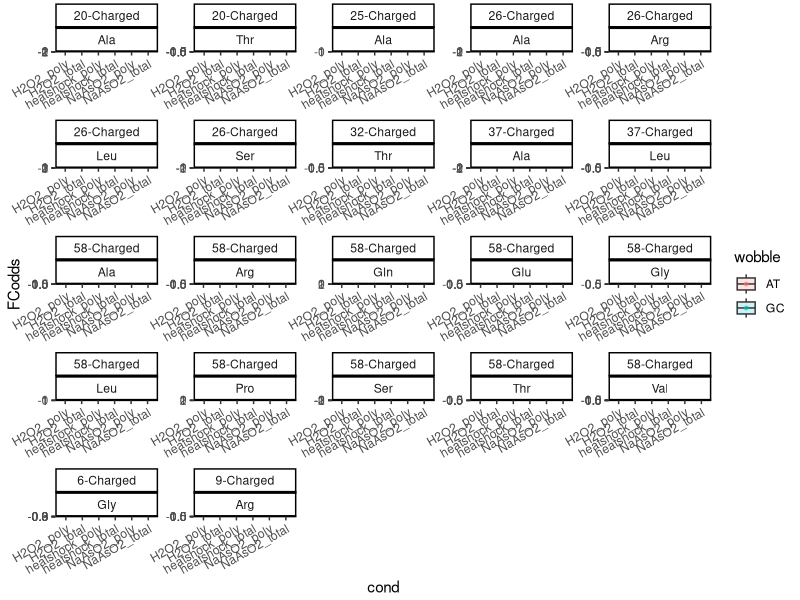
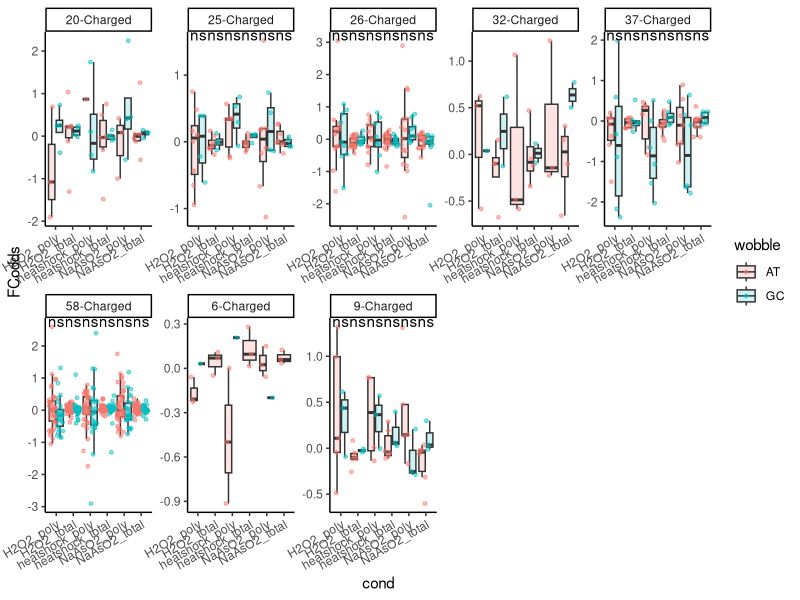
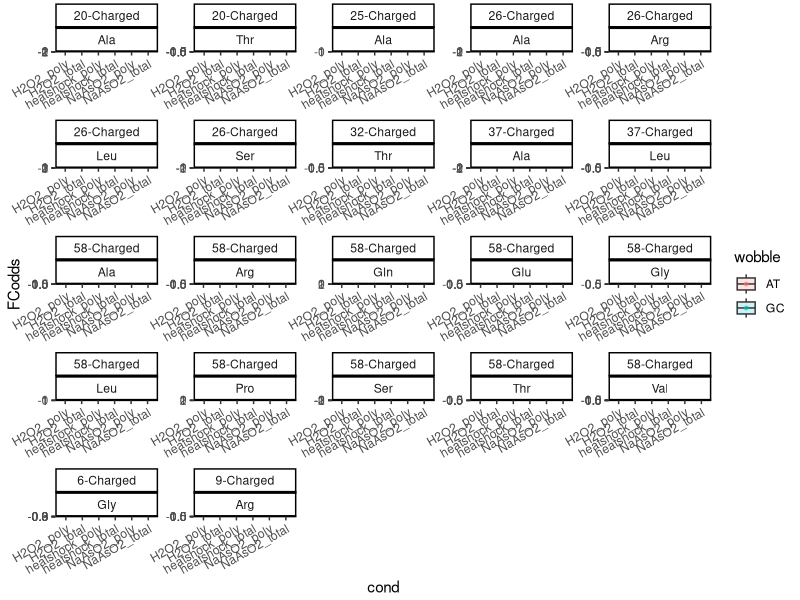
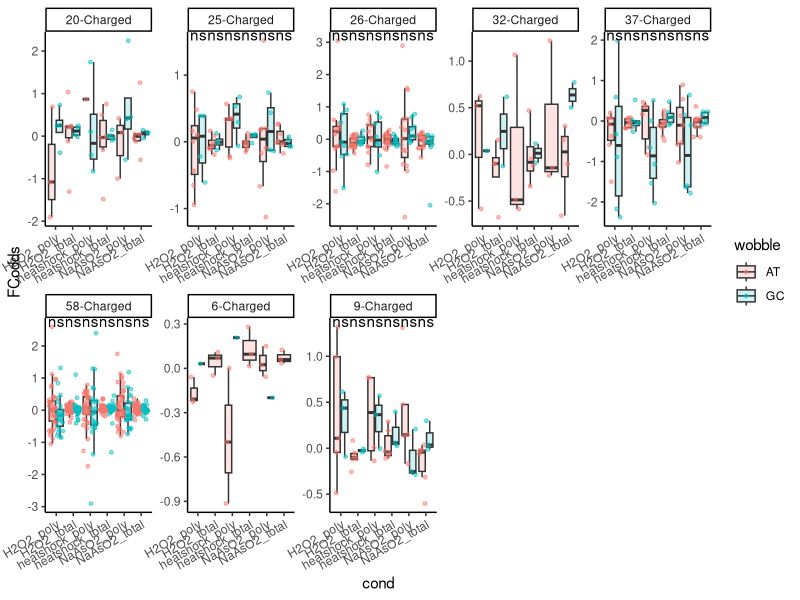

The R source for these figures, in order:
library(ggpubr)
library(ggplot2)

# Load data
raw_dataset = read.delim("data/Human_stress_polysome/interdependences_morethan2samples.tsv")

# Find unique pairs in control
uniqpairs = unique(raw_dataset[grepl("control_",raw_dataset$cond),c("reference","canon_var1","canon_var2","cond")])

# Reformat
dataset = c()
for (r in rownames(uniqpairs)){
  control = strsplit(uniqpairs[r,"cond"],"_")[[1]][2]
  tempdata = raw_dataset[raw_dataset$reference==uniqpairs[r,"reference"]&
                           raw_dataset$canon_var1==uniqpairs[r,"canon_var1"]&
                           raw_dataset$canon_var2==uniqpairs[r,"canon_var2"]&
                           grepl(control,raw_dataset$cond),]
  controldata = tempdata[grep("control_",tempdata$cond),]
  stressdata = tempdata[-grep("control_",tempdata$cond),]
  if (nrow(stressdata)>0){
    # Arrange data into new dataframe
    tomerge = data.frame(row.names = 1:nrow(stressdata))
    tomerge$reference = substr(uniqpairs[r,"reference"],14,100)
    tomerge$pair = paste0(uniqpairs[r,c("canon_var1","canon_var2")],collapse="-")
    splitted = strsplit(uniqpairs[r,"reference"],"-")[[1]]
    tomerge$wobble = if(substr(splitted[length(splitted)-1],1,1) %in% c("A","T")){"AT"}else{"GC"}
    tomerge$aa = splitted[length(splitted)-2]
    tomerge$cond = stressdata$cond
    # FC wrt control
    tomerge$FCodds = stressdata$avg_odds - controldata$avg_odds
    # Merge
    dataset = rbind(dataset,tomerge)
  }
}
# Remove mitochondrial
dataset = dataset[!grepl("mito",dataset$reference),]

# Focus on charging
chrgsubset = dataset[sapply(dataset$pair,function(x) strsplit(x,"-")[[1]][2])=="Charged",]

# Keep pairs with more than 3 conditions
filtered = c()
countpairs = table(apply(chrgsubset[,c("pair","aa")],1,function(x)paste0(x,collapse="_")))
for (p in names(countpairs[countpairs>=18])){
  splitted = strsplit(p,"_")[[1]]
  if (length(unique(chrgsubset[(chrgsubset$pair==splitted[1])&(chrgsubset$aa==splitted[2]),"wobble"]))>1){
    filtered = rbind(filtered,chrgsubset[(chrgsubset$pair==splitted[1])&(chrgsubset$aa==splitted[2]),]) 
  }
}


# Plot
ggplot(filtered, aes(x=cond, y=FCodds, fill=wobble)) + 
  facet_wrap( ~ pair*aa, ncol=5, scales = "free") +
  geom_boxplot(lwd=0.5, notch=F, outlier.shape = NA , na.rm=T,alpha=0.2, 
               position = position_dodge(width=0.9)) +
  geom_jitter(na.rm=T , alpha=0.5, size=1, aes(color = wobble),position=position_jitterdodge(dodge.width=0.9)) +
  stat_compare_means(method = "t.test", label = "p.signif") +
  theme_classic() +
  theme(axis.text.x = element_text(angle = 30, vjust = 1, hjust=1))
ggsave("plots/differences_stress_overall_wobble_AAfamilies.pdf",width=15,height=20)

ggplot(filtered, aes(x=cond, y=FCodds, fill=wobble)) + 
  facet_wrap( ~ pair, ncol=5, scales = "free") +
  geom_boxplot(lwd=0.5, notch=F, outlier.shape = NA , na.rm=T,alpha=0.2, 
               position = position_dodge(width=0.9)) +
  geom_jitter(na.rm=T , alpha=0.5, size=1, aes(color = wobble),position=position_jitterdodge(dodge.width=0.9)) +
  stat_compare_means(method = "t.test", label = "p.signif") +
  theme_classic() +
  theme(axis.text.x = element_text(angle = 30, vjust = 1, hjust=1))
ggsave("plots/differences_stress_overall_wobble.pdf",width=15,height=8)
